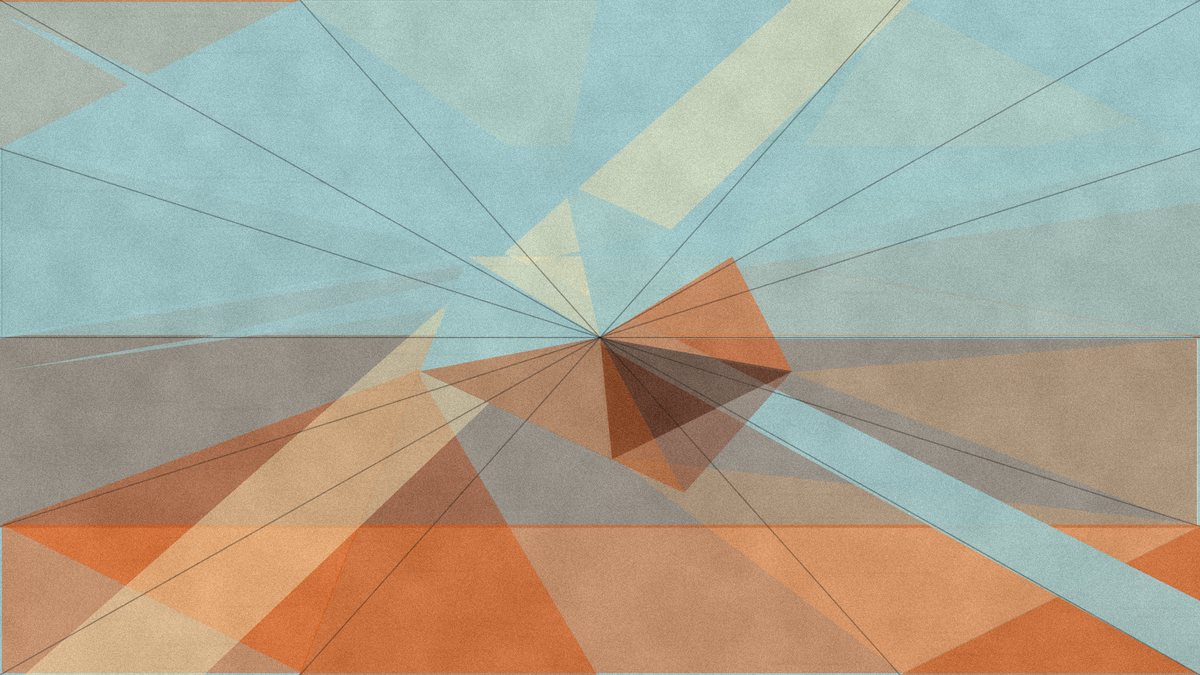
Frame 1 (no input)
Frame 2 (the mouse pressed at the canvas centre, redrawn once): identical to frame 1, image omitted

The p5.js sketch that drew this single still picture (run headless with seeded random() and noise() and a simulated clock; the mouse was pressed at the canvas centre and the sketch redrawn once):

// p5.js sketch
// ── sketch.js

function setup() {
  createCanvas(1920, 1080);
  pixelDensity(1);
  noLoop();
}

function draw() {
  randomSeed(12);
  noiseSeed(12);

  const palette = {
    orange: "#e85a12",
    umber: "#5a3728",
    ink: "#27211f",
    rust: "#bf5b24",
    blue: "#9fc6c8",
    brown: "#eddcae",
    clay: "#8b4328"
  };

  function ink(hex, alpha) {
    const c = color(hex);
    c.setAlpha(alpha);
    return c;
  }

  const cream = color(palette.blue);
  const red = ink(palette.orange, 125);
  const orange = ink(palette.rust, 135);
  const pink = ink(palette.blue, 175);
  const yellow = ink(palette.brown, 125);
  const blue = ink(palette.blue, 230);
  const green = ink(palette.blue, 195);
  const mint = ink(palette.blue, 215);
  const purple = ink(palette.ink, 120);
  const brown = ink(palette.clay, 105);

  background(cream);
  noStroke();

  const p = {
    tl: createVector(0, 0),
    tr: createVector(width, 0),
    br: createVector(width, height),
    bl: createVector(0, height),

    l1: createVector(0, height * 0.22),
    l2: createVector(0, height * 0.50),
    l3: createVector(0, height * 0.78),

    r1: createVector(width, height * 0.22),
    r2: createVector(width, height * 0.50),
    r3: createVector(width, height * 0.78),

    t1: createVector(width * 0.25, 0),
    t2: createVector(width * 0.50, 0),
    t3: createVector(width * 0.75, 0),

    b1: createVector(width * 0.25, height),
    b2: createVector(width * 0.50, height),
    b3: createVector(width * 0.75, height),

    c: createVector(width * 0.50, height * 0.50),
    c1: createVector(width * 0.39, height * 0.38),
    c2: createVector(width * 0.61, height * 0.38),
    c3: createVector(width * 0.66, height * 0.55),
    c4: createVector(width * 0.51, height * 0.68),
    c5: createVector(width * 0.35, height * 0.55),
    c6: createVector(width * 0.47, height * 0.27),
    c7: createVector(width * 0.57, height * 0.73)
  };

  function tri(a, b, c, ink, jitterX = 0, jitterY = 0) {
    fill(ink);
    triangle(
      a.x + jitterX, a.y + jitterY,
      b.x + jitterX, b.y + jitterY,
      c.x + jitterX, c.y + jitterY
    );
  }

  function quadInk(a, b, c, d, ink, jitterX = 0, jitterY = 0) {
    fill(ink);
    quad(
      a.x + jitterX, a.y + jitterY,
      b.x + jitterX, b.y + jitterY,
      c.x + jitterX, c.y + jitterY,
      d.x + jitterX, d.y + jitterY
    );
  }

  // Full-canvas triangular base layer
  tri(p.tl, p.t1, p.l1, red);
  tri(p.t1, p.t2, p.c6, yellow, -3, 2);
  tri(p.t2, p.t3, p.c6, pink, 2, -2);
  tri(p.t3, p.tr, p.r1, blue, -4, 3);

  tri(p.l1, p.t1, p.c1, blue, 3, 1);
  tri(p.t1, p.c6, p.c1, green, -2, 4);
  tri(p.c6, p.t3, p.c2, mint, 4, -2);
  tri(p.t3, p.r1, p.c2, yellow, -3, 3);

  tri(p.l1, p.c1, p.l2, purple, 2, -3);
  tri(p.c1, p.c, p.l2, brown, -4, 2);
  tri(p.c1, p.c6, p.c, green, 3, -3);
  tri(p.c6, p.c2, p.c, yellow, -2, 4);
  tri(p.c2, p.r1, p.r2, orange, 4, 2);
  tri(p.c2, p.r2, p.c, red, -3, -2);

  tri(p.l2, p.c, p.l3, pink, 3, 4);
  tri(p.l3, p.c, p.c5, blue, -2, -3);
  tri(p.c5, p.c, p.c4, yellow, 4, 1);
  tri(p.c, p.c3, p.c4, purple, -4, 3);
  tri(p.c, p.r2, p.c3, green, 2, -3);
  tri(p.c3, p.r2, p.r3, yellow, -3, 2);

  tri(p.bl, p.l3, p.b1, green);
  tri(p.l3, p.c5, p.b1, red, 2, -4);
  tri(p.b1, p.c5, p.b2, orange, -3, 3);
  tri(p.c5, p.c4, p.b2, pink, 4, -2);
  tri(p.c4, p.b3, p.b2, blue, -4, 3);
  tri(p.c4, p.r3, p.b3, yellow, 3, -3);
  tri(p.r3, p.br, p.b3, orange);

  // Wide translucent risograph registration bands
  quadInk(p.tl, p.tr, p.r1, p.l2, pink, -6, 3);
  quadInk(p.l1, p.r1, p.r2, p.l2, green, 4, -4);
  quadInk(p.l2, p.r2, p.r3, p.l3, brown, -5, 2);
  quadInk(p.l3, p.r3, p.br, p.bl, red, 3, -3);

  fill(yellow);
  quad(width * 0.02, height, width * 0.17, height, width * 0.76, 0, width * 0.66, 0);

  fill(blue);
  quad(0, height * 0.02, width * 0.11, height * 0.10, width, height * 0.89, width, height);

  fill(pink);
  quad(0, height * 0.55, width * 0.17, height * 0.50, width, height * 0.16, width, height * 0.30);

  // Central prism shards
  tri(p.c1, p.c2, p.c, yellow);
  tri(p.c2, p.c3, p.c, red);
  tri(p.c3, p.c4, p.c, purple);
  tri(p.c4, p.c5, p.c, green);
  tri(p.c5, p.c1, p.c, blue);
  tri(p.c6, p.c2, p.c, mint);
  tri(p.c5, p.c7, p.c, orange);
  tri(p.c7, p.c3, p.c, brown);

  // Registration lines
  stroke(39, 33, 31, 95);
  strokeWeight(2);
  line(0, 0, width, height);
  line(width, 0, 0, height);
  line(0, height * 0.22, width, height * 0.78);
  line(width, height * 0.22, 0, height * 0.78);
  line(0, height * 0.50, width, height * 0.50);
  line(width * 0.25, 0, width * 0.75, height);
  line(width * 0.75, 0, width * 0.25, height);

  addPrintTexture()

}

function addPrintTexture() {
  loadPixels();

  for (let y = 0; y < height; y++) {
    for (let x = 0; x < width; x++) {
      const i = 4 * (x + y * width);
      const n = noise(x * 0.018, y * 0.018);
      const grain = random(-18, 14) + map(n, 0, 1, -10, 10);

      pixels[i] = constrain(pixels[i] + grain, 0, 255);
      pixels[i + 1] = constrain(pixels[i + 1] + grain, 0, 255);
      pixels[i + 2] = constrain(pixels[i + 2] + grain, 0, 255);
    }
  }

  updatePixels();

  noStroke();

  for (let i = 0; i < 32000; i++) {
    fill(255, random(5, 18));
    circle(random(width), random(height), random(0.4, 1.6));
  }

  for (let i = 0; i < 18000; i++) {
    fill(0, random(3, 10));
    circle(random(width), random(height), random(0.35, 1.1));
  }

  blendMode(MULTIPLY);
  for (let i = 0; i < 420; i++) {
    fill(46, 42, 72, random(2, 7));
    rect(random(width), random(height), random(30, 180), random(1, 4));
  }
  blendMode(BLEND);
}
